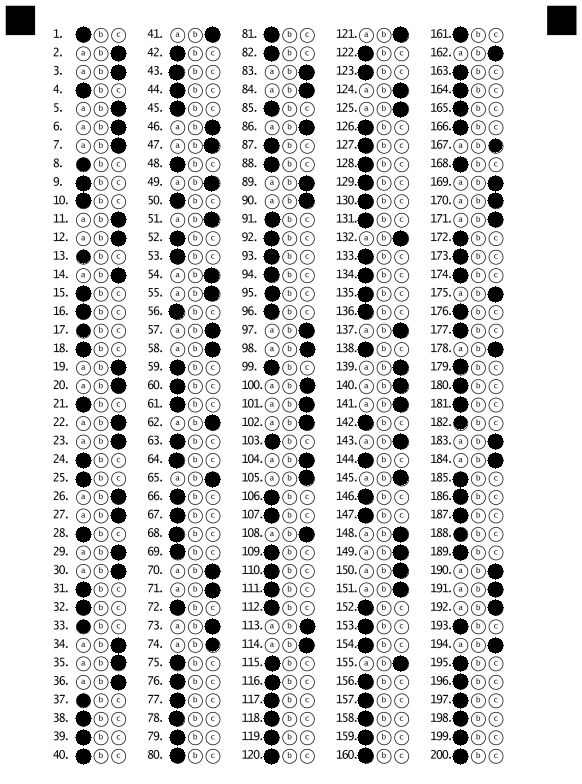
#> input picture output_sheet.png, 582 x 784 px
$ jupyter execute OMR_Reader.ipynb
#> lines starting #> are read from the running program, lines starting #| are printed output that depends on the picture; after the words box and inside, x2 and y2 are one past the last pixel; in counts of white or black regions, pixels touching at a corner belong together
[cell 1]
import cv2 as cv
import numpy as np
import argparse
import sys

img = cv.imread(cv.samples.findFile("output_sheet.png"))
#> img is the input picture: shape (784, 582, 3); mean B, G, R 218, 218, 218
output = img.copy()

gray = cv.cvtColor(img, cv.COLOR_BGR2GRAY)

# [9 lines of commented-out code are left out]


circles = cv.HoughCircles(gray, cv.HOUGH_GRADIENT, minDist=2,
                           dp=1.1,
                           param1=150,
                           param2=15,
                           minRadius=7,
                           maxRadius=9)
#> circles = 600 rows, first 8: [83.05, 423, 8.1], [478, 423, 8.1], [478, 534, 8.1], [118.2, 607.8, 8.1], [118.2, 349.2, 8.1], [118.2, 534, 8.1], [478, 238.2, 7.99], [478, 718.9, 7.99]

# [5 lines of commented-out code are left out]
circles.shape = (circles.shape[1], circles.shape[2])


circles = circles.tolist()
#> circles = 600 items, first 6: [83.05, 423, 8.1], [478, 423, 8.1], [478, 534, 8.1], [118.2, 607.8, 8.1], [118.2, 349.2, 8.1], [118.2, 534, 8.1]
circles = sorted(circles, key=lambda x:(x[1]))
#> circles = 600 items, first 6: [83.05, 33.55, 8.32], [118.2, 34.65, 8.1], [478, 34.65, 8.21], [365.8, 34.65, 8.32], [195.2, 34.65, 8.32], [100.7, 34.65, 8.21]
res = ""


if circles is not None:

    ct=0

    for l in range(0, len(circles), 15):

        otp = []
        copy_l = l

        while copy_l < l+15:
            otp.append(circles[copy_l])
            copy_l += 1

        temporary = sorted(otp, key=lambda x:(x[0]))


        for q in range(0, len(temporary), 3):

            temp_arr = temporary[q]
            x = int(temp_arr[0])
            y = int(temp_arr[1])
            rad = int(temp_arr[2])

            region = output[y-rad:y+rad, x-rad:x+rad]
            b, g, r = np.mean(region, axis=(0, 1))

            if(b < 100 and g < 100 and q < 100):
                res += "0"
                cv.circle(output, (x, y), rad, (51, 208, 247), 2)
            else:
                res += "1"
                temp_arr = temporary[q+2]
                x = int(temp_arr[0])
                y = int(temp_arr[1])
                rad = int(temp_arr[2])
                cv.circle(output, (x, y), rad, (51, 208, 247), 2)

            cv.imshow("output", output)
            cv.waitKey(15)
            ct = ct+1
#> this loop made 40 passes
#> l on passes 2 to 13: 15, 30, 45, 60, 75, 90, 105, 120, 135, 150, 165, 180
#> pass 1, `cv.imshow("output", output)`:
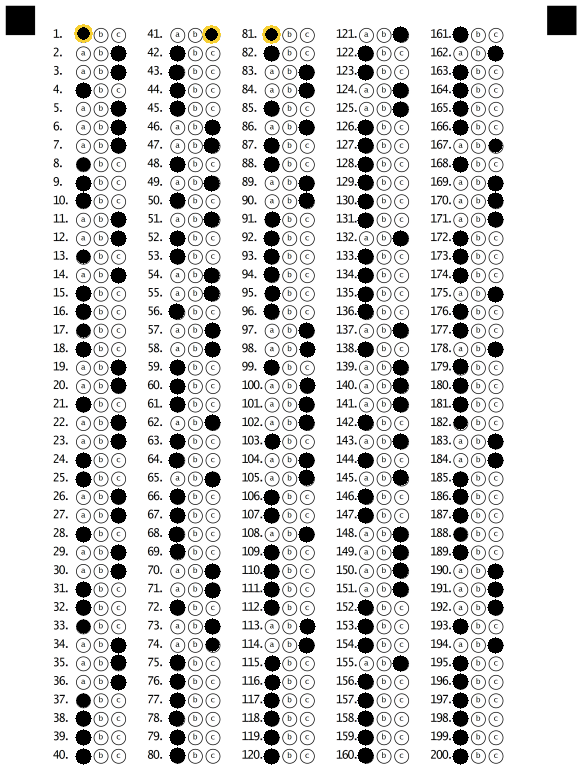
#> window 'output': shape (784, 582, 3); mean B, G, R 217.9, 218.1, 218.1
#> after the loop:
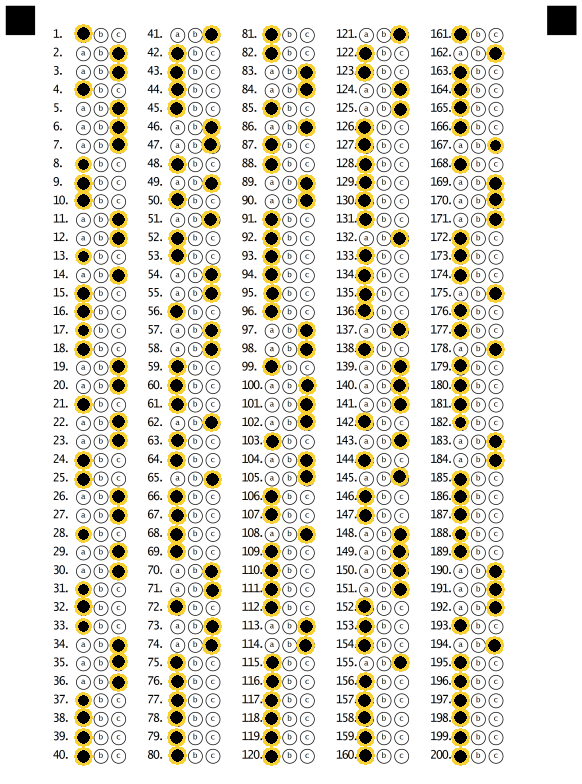
#> output: shape (784, 582, 3); 6.73% of pixels changed, all inside (x1, y1, x2, y2) = (74, 24, 505, 766)
#> after the loop, ct = 200


# show the output image
# cv.imshow("output", output)


result=""
# print(len(res))
for i in range(len(res)//8):
    result += chr(int(res[i*8:i*8+8], 2))
#> this loop made 25 passes
#> result on passes 1 to 12: 'T', 'Th', 'Thi', 'This', 'This ', 'This i', 'This is', 'This is ', 'This is a', 'This is a ', 'This is a s', 'This is a se'

print(result)
#| This is a secret image

# print(result, len(res))

cv.waitKey(0)
cv.destroyAllWindows()


# # filename = "output_sheet.png"
# # cv.imwrite(filename, output)
